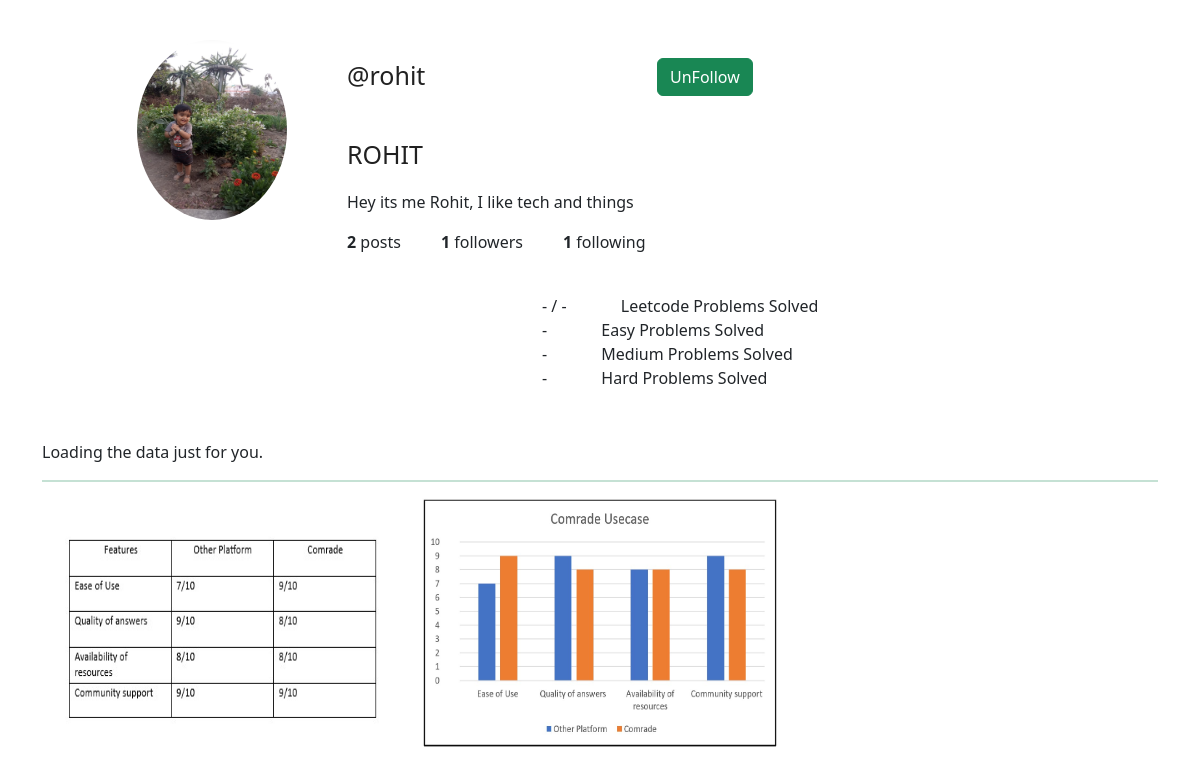
The page /1/profile/ on the database its author committed.
### base/models.py (models this page shows, shortened)
class Profile(models.Model):
    user=models.OneToOneField(User,null=True,on_delete=models.CASCADE)
    description = models.TextField(blank=True)
    fname = models.TextField(blank=True)
    lname = models.TextField(blank=True)
    username=models.TextField(blank=True)
    leetcode_username=models.TextField(blank=True)
    gfg_username=models.TextField(blank=True)
    github_username=models.TextField(blank=True)
    hackerrank_username=models.TextField(blank=True)
    profileimg = models.ImageField(upload_to='profile_images', default='blank-profile-picture.png')
    def __str__(self):
        return(str(self.user))

class Post(models.Model):
    title=models.CharField(max_length=255)
    image=models.ImageField(null=True,blank=True,upload_to="images/")
    title_tag=models.CharField(max_length=255,default="")
    author=models.ForeignKey(Profile,on_delete=models.CASCADE)
    caption=RichTextField(blank=True,null=True)
    post_date=models.DateField(auto_now_add=True)
    location=models.CharField(max_length=255,default="")
    no_of_likes=models.IntegerField(default=0)

### base/views.py (the view)
# urls.py: path('<int:pk>/profile/',ShowProfilePageView.as_view(),name='show_profile_page'),
class ShowProfilePageView(DetailView):
    model = Profile
    template_name = 'base/Otherprofile.html'
    def get_context_data(self,*args,**kwargs):
        context=super(ShowProfilePageView,self).get_context_data(*args,**kwargs)
        page_user=get_object_or_404(Profile,id=self.kwargs['pk'])
        logged_in_user_posts = Post.objects.filter(author=page_user)
        if FollowersCount.objects.filter(user=page_user).first():
            button_text='UnFollow'
        else:
            button_text='Follow'
        user_followers=len(FollowersCount.objects.filter(user=page_user))
        user_following=len(FollowersCount.objects.filter(follower=page_user))
        num_posts=len(logged_in_user_posts)
        context["page_user"]=page_user
        context['logged_in_user_posts']=logged_in_user_posts
        context['num_posts']=num_posts
        context['button_text']=button_text
        context['user_followers']=user_followers
        context['user_following']=user_following
        return context

### base/templates/base/Otherprofile.html (shortened to what this page needs)
{% extends 'main.html' %}
{% load static %}
{% block styles %}
<link rel="stylesheet" href="{% static 'styles/otherprofile.css' %}" />
{% endblock %}
{% block content %}
<div class="container" style="margin-top:20px;">
    <div class="row m-b-r m-t-3" style="margin-top:40px;">
        <div class="col-md-2 offset-md-1">
            <img src="{{ page_user.profileimg.url }}" alt="profileimg" class="img-circle rounded-circle img-fluid"
                style="height: 180px; width: 150px;">
        </div>
        <div class="col-md-9 p-t-2" style="margin-top:20px;">
            <h2 class="h2-responsive">@{{page_user.username}} </h2>
            <form action="/follow" method="POST">
                {% if page_user.id != request.user.id %}
                <a data-ripple="">
                    <button type="submit" class="btn btn-success follow-btn"
                        style="position: relative;left: 300px; bottom: 40px;">{{button_text}}</button></h2>
                </a>
                {% endif %}
                <p class="profile-name">{{page_user.fname}}</p>
                <p style="position: relative;left: 20px;">{{page_user.description}}</p>
                <ul class="flex-menu">
                    <li><strong>{{num_posts}}</strong> posts</li>
                    <li><strong>{{user_followers}}</strong> followers</li>
                    <li><strong>{{user_following}}</strong> following</li>
                </ul>
            </form>
        </div>
    </div>
    <div class="leetcode" style="margin-left: 500px; margin-bottom: 50px;">
        <div margin-top: 30px;>
            <span class="status-value" id="leetcode-count">-</span>
            <span class="status-value" id="leetcode-count"> / </span>
            <span class="status-value" id="leetcode-total" style="margin-right: 50px;"> - </span>
            <span class="status-text"> Leetcode Problems Solved</span>
        </div>
        <div>
            <span class="status-value" id="leetcode-easy" style="margin-right: 50px;"> - </span>
            <span class="status-text"> Easy Problems Solved</span>
        </div>
        <div>
            <span class="status-value" id="leetcode-medium" style="margin-right: 50px;"> - </span>
            <span class="status-text"> Medium Problems Solved</span>
        </div>
        <div>
            <span class="status-value" id="leetcode-hard" style="margin-right: 50px;"> - </span>
            <span class="status-text"> Hard Problems Solved</span>
        </div>
    </div>
    <link rel="stylesheet"
        href="https://cdn.rawgit.com/IonicaBizau/github-calendar/gh-pages/dist/github-calendar.css" />
    <div class="calendar">
        Loading the data just for you.
    </div>
    <hr class="border border-1 border-success">
    <div class="row">
        {% for post in logged_in_user_posts %}
        <div class="col-sm-12 col-md-6 col-lg-4">
            <div class="view overlay hm-black-light m-b-2">
                <a href="{{post.image.url}}">
                    <img src="{{post.image.url}}" class="img-fluid cursor-pointer" alt="" style="height: 250px;">
                </a>
            </div>
        </div>
        {% endfor %}
    </div>
</div>
{% endblock %}

### static/styles/Otherprofile.css (style rules this page uses)
body { background:#eee; }
html, body, .view { height:100%; }
.flex-menu { display:flex; cursor: pointer; }
.flex-menu li:not(:last-child) { margin-right:40px; }
.profile-name { font-weight:500; font-size: 25px; color: #212121; padding-left: 20px; }
.h2-responsive { font-weight:400; font-size: 25px; color: #212121; padding-left: 20px; }
.flex-menu { list-style:none; position: relative; right:12px; }
.follow-btn { margin-left: 30px; }

### rows shown on the page
Profile: profileimg (picture), username "rohit", fname "ROHIT", description "Hey its me Rohit, I like tech and things"
Post: image (picture)
Post: image (picture)

### other values the page prints
{{ button_text }} "UnFollow"
{{ num_posts }} "2"
{{ user_followers }} "1"
{{ user_following }} "1"
